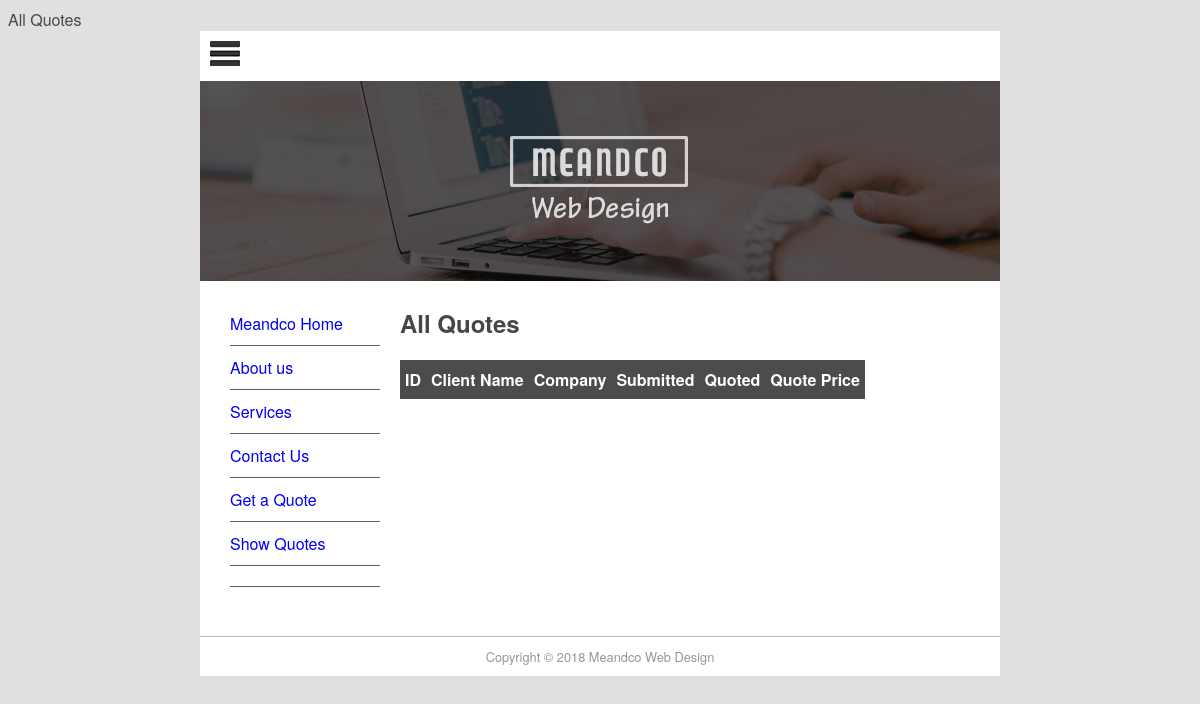
The app's page /quote/show, older data.
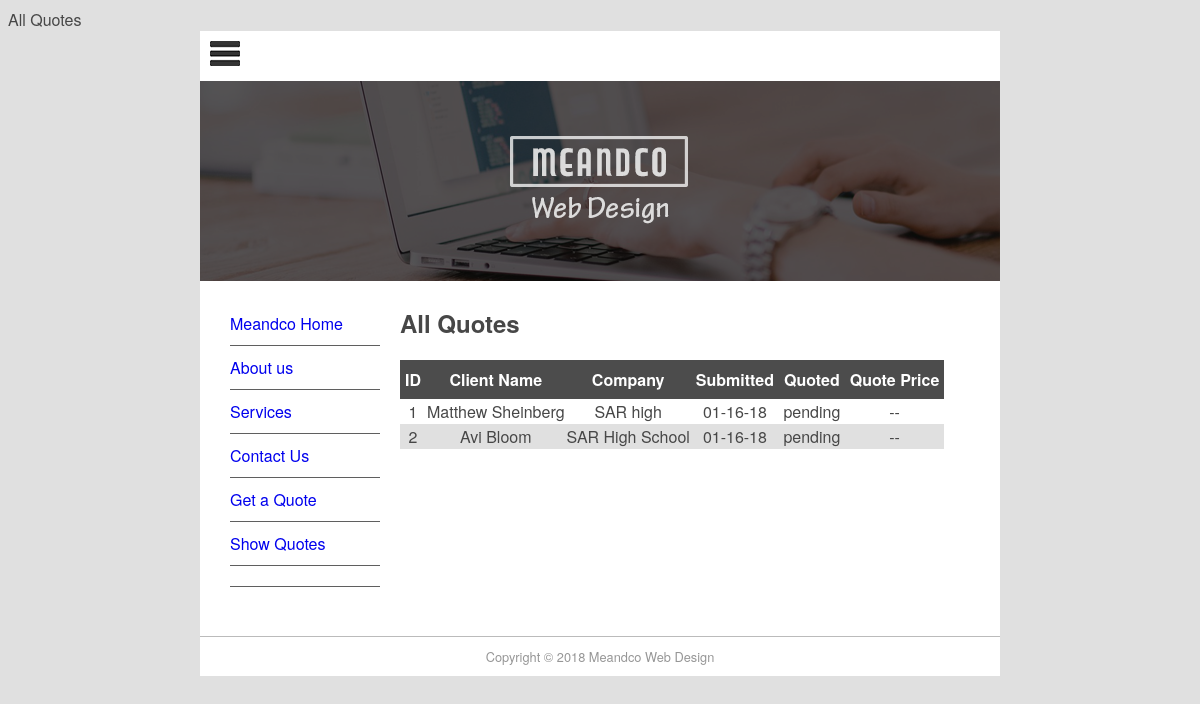
The same page, newer data.
### pages/models.py (models this page shows, shortened)
class Page(models.Model):
    title = models.CharField(max_length=60)
    permalink = models.CharField(max_length=12, unique = True)
    update_date = models.DateTimeField('Last Updated')
    bodytext = models.TextField('Page Content', blank=True)

### quotes/models.py (models this page shows, shortened)
class Quote(models.Model):
    name = models.CharField(max_length = 100)
    position = models.CharField(max_length = 50, blank = True)
    company = models.CharField(max_length = 50, blank = True)
    address = models.CharField(max_length = 200, blank = True)
    phone = models.CharField(max_length = 30, blank = True)
    email = models.EmailField()
    web = models.URLField(blank = True)
    description = models.TextField()
    sitestatus = models.CharField(max_length = 20, choices = STATUS_CHOICES)
    priority = models.CharField(max_length = 40, choices = PRIORITY_CHOICES)
    jobfile = models.FileField(upload_to='uploads/', blank = True)
    submitted = models.DateField(auto_now_add=True)
    quotedate = models.DateField(blank = True, null = True)
    quoteprice = models.DecimalField(decimal_places=2, max_digits=7, blank = True, default = 0)
    username = models.ForeignKey(User, blank = True, null = True)

### quotes/views.py (the view)
# urls.py: url(r'show$', QuoteList.as_view(), name='show-quotes'),
class QuoteList(ListView):
    model = Quote
    context_object_name = 'all_quotes'
    def get_context_data(self, **kwargs):
        context=super(QuoteList, self).get_context_data(**kwargs)
        context['page_list']=Page.objects.all()
        return context

### quotes/templates/quotes/quote_list.html (shortened to what this page needs)
{% extends "quotes/quote.html" %}
{% block content %}
<h1>All Quotes</h1>
<table style="border-collapse:collapse">
    <tr class="quotehdr"><th>ID</th><th>Client Name</th>
      <th>Company</th><th>Submitted</th><th>Quoted</th><th>Quote Price</th>
    </tr>
    {% for quote in all_quotes %}
      <tr class="quoterow {% cycle '' 'altrow' %}">
        <td>{{quote.id}}</td>
        <td>{{quote.name}}</td>
        <td>{{quote.company}}</td>
        <td>{{quote.submitted|date:"m-d-y"}}</td>
        <td>{{quote.quotedate|date:"m-d-y"|default:"pending"}}</td>
        <td>{{quote.quoteprice|default:"--"}}</td>
      </tr>
    {% endfor %}
  </table>
  {% endblock content %}

### mfdw_site/templates/quotes/quote.html (shortened to what this page needs)
{% extends "base.html" %}
{% block sidenav %}
  {% for page in page_list %}
    <li><a href="{{ page.permalink }}">{{ page.title }}</a></li>
  {% endfor %}
{% endblock sidenav %}

### mfdw_site/templates/base.html (shortened to what this page needs)
<!DOCTYPE html>
{% load static %}
<html>
  <head>
    <link href="{% static 'main.css' %}" rel="stylesheet" type="text/css">
  </head>
  <body>
    <div id="wrapper">
      <header id = "header">
        <div id="logo"><img src="{% static 'logo.jpg' %}" alt=""/></div>
        <div id="topbanner"><img src="{% static 'top_banner.png' %}" width="800"
          height="200" alt=""/></div>
      </header>
      <aside id="leftsidebar">
        <nav id="nav">
          <ul>
            {% block sidenav %}{% endblock sidenav %}
            <li><a href="/contact">Contact Us</a></li>
            <li><a href="/quote">Get a Quote</a></li>
            <li><a href="/quote/show">Show Quotes</a><li>
          </ul>
        </nav>
      </aside>
      <section id="main">
        {% block content %}{% endblock content %}
      </section>
      <footer id="footer">Copyright &copy 2018 Meandco Web Design</footer>
    </div>
  </body>
</html>

### mfdw_site/static/main.css (style rules this page uses)
#header { border-style: none; width: 800px; height: auto; }
#wrapper { margin-top: 0px; margin-left: auto; margin-right: auto; background-color: #FFFFFF; width: 800px; }
body { background-color: #E0E0E0; font-family: Gotham, "Helvetica Neue", Helvetica, Arial, sans-serif; text-align: justify; color: #474747; }
#footer { text-align: center; font-size: 0.8em; margin-top: 5px; padding-top: 10px; padding-bottom: 10px; background-color: #FFFFFF; border-top: thin solid #BBBBBB; clear:both; color: #969696; }
#nav li { padding-top: 10px; padding-bottom: 10px; font-size: 1em; list-style-type: none; border-bottom: thin solid #5F5F5F; color: #4C4C4C; left: 0px; list-style-position: inside; margin-left: -10px; }
#nav li a { text-decoration: none; }
#leftsidebar { width: 180px; height: 350px; float: left; }
#main { width: 560px; float: left; margin-left: 20px; margin-right: 10px; padding-right: 10px; }
#logo { padding: 10px; }
.quotehdr th { background-color: #4C4C4C; color: white; text-align: center; padding: 8px 5px; border: none; }
.quoterow td { padding 5px 10px; text-align: center; }
.altrow { background-color: #E0E0E0; }

Row changes from the older to the newer data that the page shows:
added Quote: id "1", name "Matthew Sheinberg", company "SAR high", submitted "01-16-18", quotedate "pending", quoteprice "--"
added Quote: id "2", name "Avi Bloom", company "SAR High School", submitted "01-16-18", quotedate "pending", quoteprice "--"
